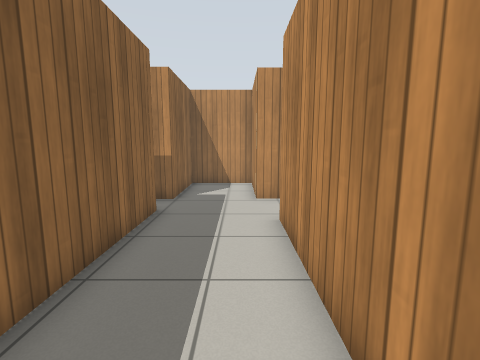
view 1 (above)

16 first-person views from a walk through a robot-simulator world made for Gazebo. The camera is 1.1 m above the floor, tilts 8° down and sees 85° across. The floor is counted in squares, 0.5 m on a side. Each view is taken from the middle of a square. On the plan, view 1 faces up. The plan holds only what a view shows up to about 17 squares ahead; the rest is blank. Simple patterns stand in for the simulator's built-in surfaces.

view 2
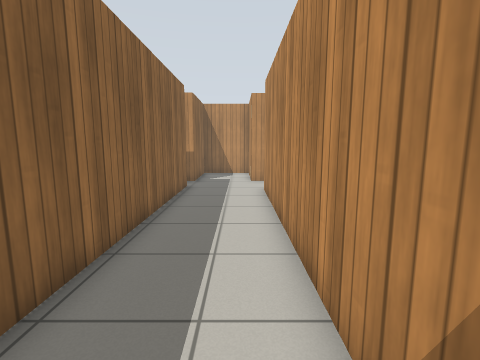

view 3
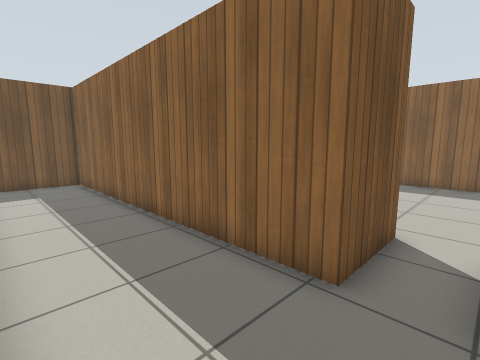

view 4
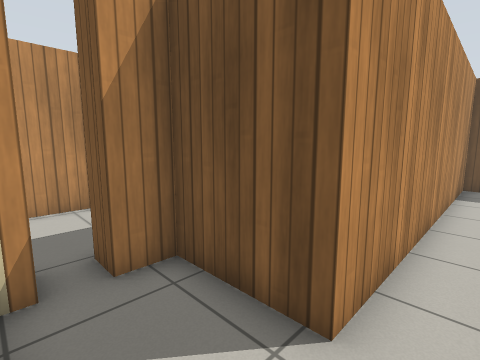

view 5
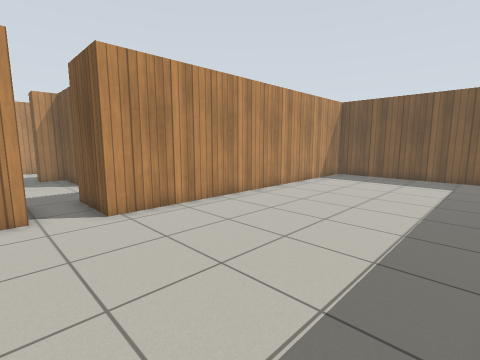

view 6
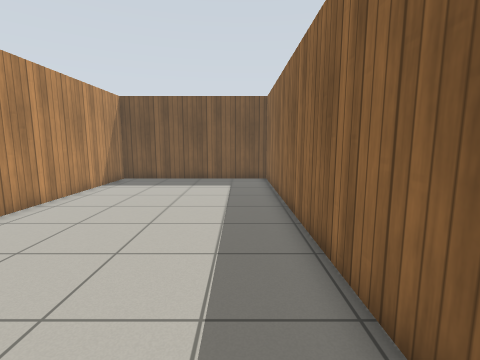

view 7
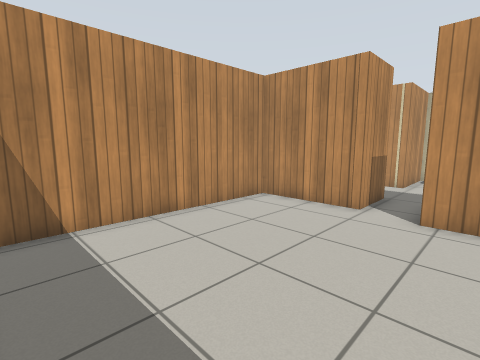

view 8
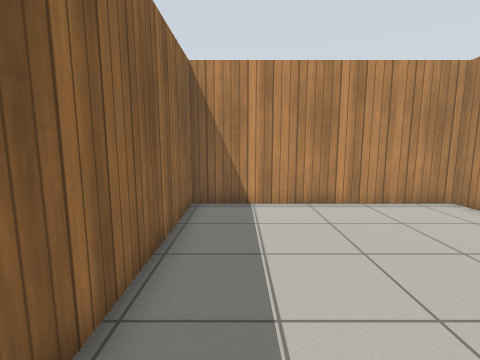

view 9
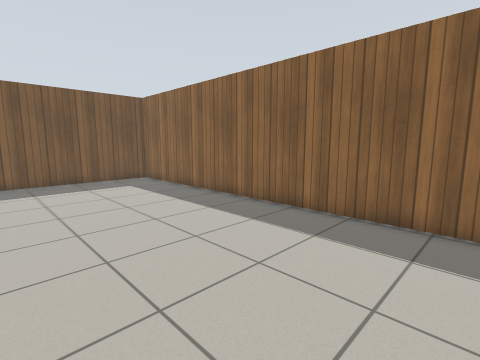

view 10
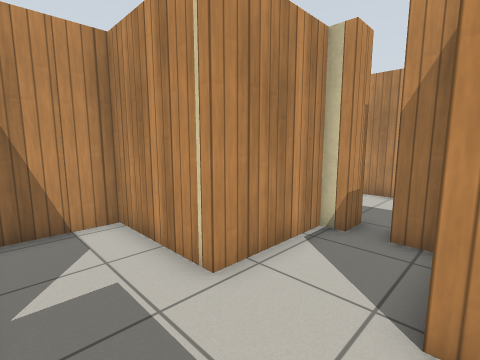

view 11
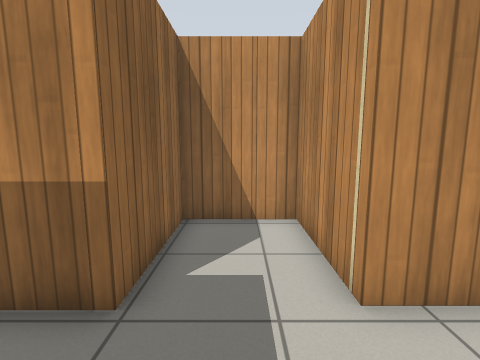

view 12
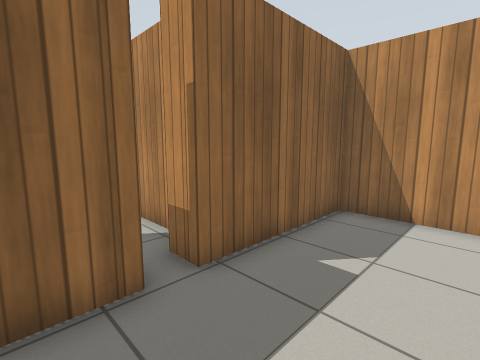

view 13
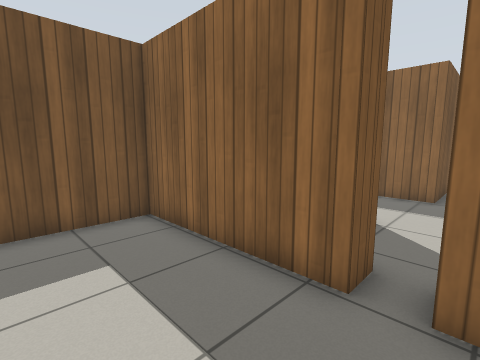

view 14
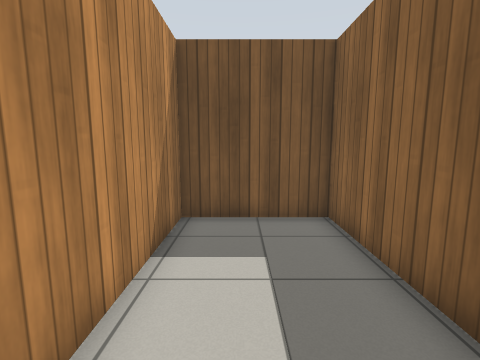

view 15
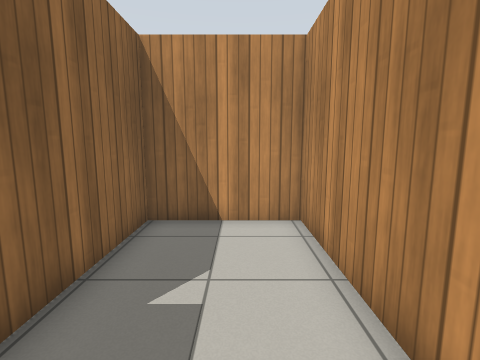

view 16
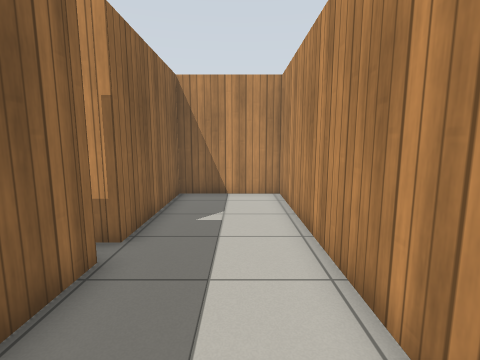

### Floor plan
Ten units are one square. View 1 is at (0, 0); x grows to the right and y downward. Boxes are objects, and circles mark ways between rooms. Rooms are numbered by the first view taken in them; rooms with no view inside come last. Other rooms are left out.
<svg viewBox="-153 -158 256 236">
<path fill="none" stroke="#000" d="M-58 -84 -27 -84 -27 58 12 58 12 -74 43 -74 43 -86M43 -96 43 -102 7 -102 7 -144 -27 -144 -27 -102 -51 -102M-51 -102 -51 -144 -148 -144 -147 73 -58 73 -58 -84M43 -86 54 -86 54 -24 98 -24 98 -153 54 -153 54 -96 43 -96"/>
<circle cx="-50" cy="-90" r="3" fill="#2a7"/>
<circle cx="50" cy="-90" r="3" fill="#2a7"/>
<text x="-10" y="-50">1</text>
<text x="-100" y="-40">2</text>
<text x="70" y="-90">3</text>
</svg>
Room 1 opens to room 2. Room 1 opens to room 3.

Where each view was taken, in squares from view 1:
view 1: 0 up, 0 right, facing up
view 2: 5 down, 0 right, facing up
view 3: 10 up, 1 right, facing down-left
view 4: 10 up, 0 right, facing down-right
view 5: 11 up, 14 left, facing down-right
view 6: 9 up, 13 left, facing down
view 7: 7 up, 14 left, facing up-right
view 8: 5 up, 13 left, facing up
view 9: 9 up, 7 left, facing down-left
view 10: 7 up, 2 left, facing up-right
view 11: 7 up, 1 left, facing up
view 12: 7 up, 9 right, facing up-left
view 13: 10 up, 9 right, facing down-left
view 14: 10 up, 8 right, facing down
view 15: 8 up, 8 right, facing up
view 16: 4 up, 8 right, facing up
